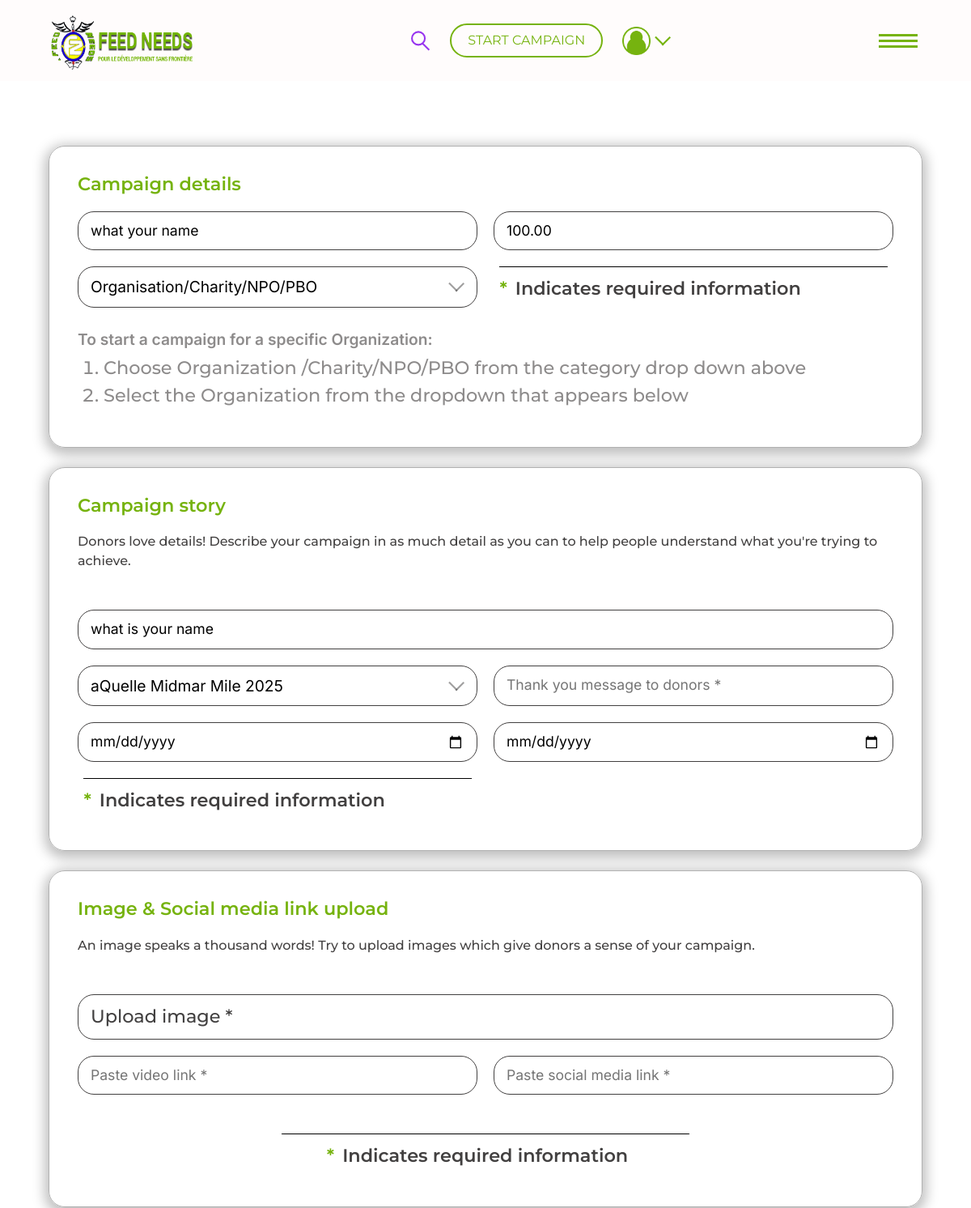
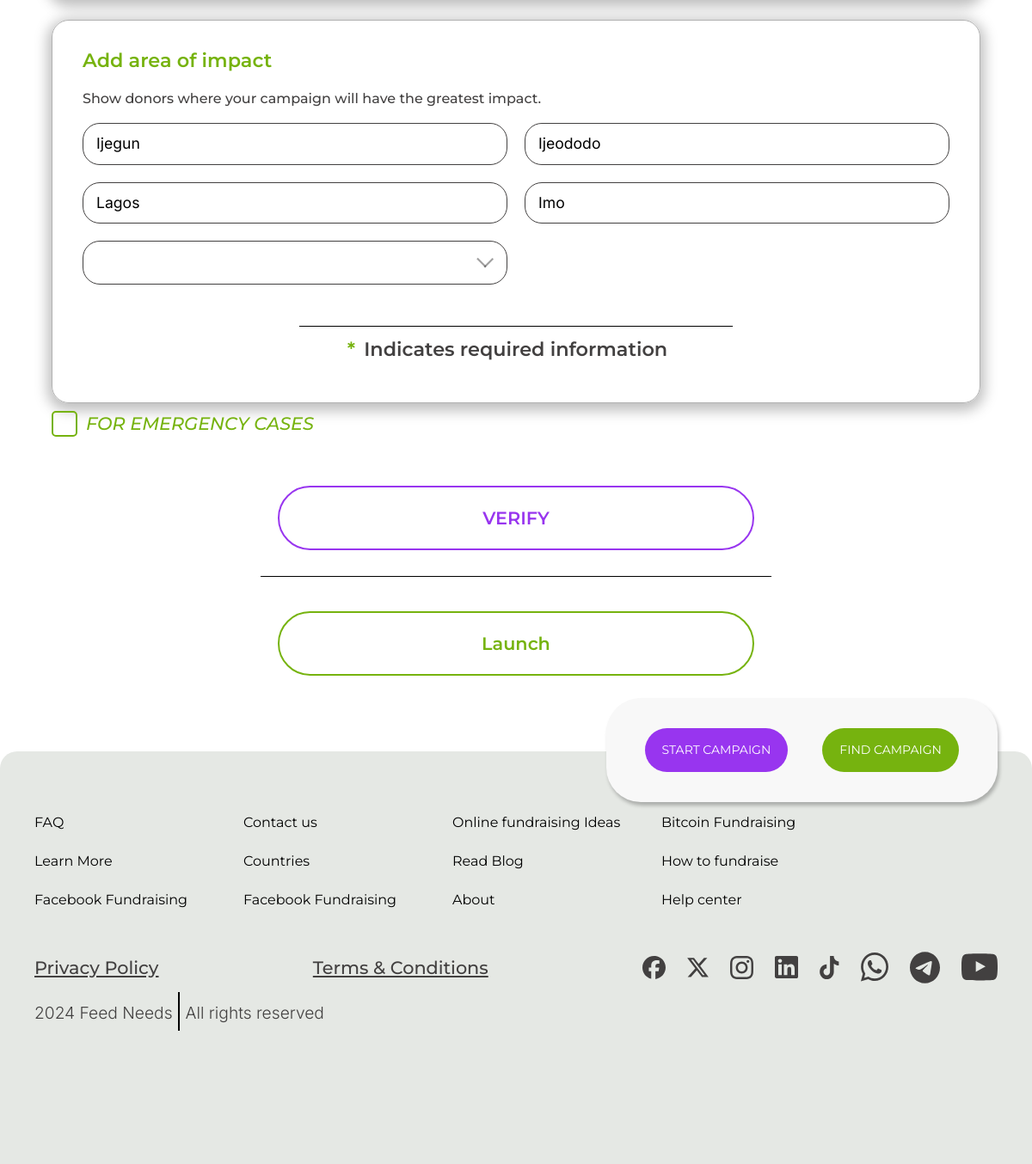
The app's page /edit_campaign/qucAuTS8rL3qRNLHrFoaYeqdb5e1xPkX/ (signed in) with its own data (2 pictures, top to bottom).
### base/models.py (models this page shows, shortened)
class Campaign(models.Model):
    CATEGORY_CHOICES = [
        ('organisation/charity/npo/pbo', 'Organisation/Charity/NPO/PBO'),
        ('in loving memory of', 'In Loving Memory Of'),
        ('fire/drought/disaster/support', 'Fire/Drought/Disaster/Support'),
        ('education & training', 'Education & Training'),
        ('sport', 'sport'),
        ('Social welfare/commnity development/support', 'Social Welfare/Commnity Development/Support'),
        ('youth', 'youth'),
        ('arts & culture', 'Arts & Culture'),
        ('Nature conservation', 'Nature Conservation'),
        ('Animal Welfare/outreach', 'Animal Welfare/Outreach'),
        ('Vehicle', 'Vehicle'),
        ('Home', 'Home'),
        ('Business/App', 'Business/App'),
        ('legal', 'Legal'),
        ('Other', 'Other'),
    ]
    EVENT_CHOICE  = [
        ('aQuelle Midmar Mile 2025', 'aQuelle Midmar Mile 2025'),
        ('Hyrox johannesburg|Season 24/25', 'Hyrox johannesburg|Season 24/25'),
        ('vusa24', 'vusa24'),
        ('Comrades 2024', 'Comrades 2024'),
        ('WESEEYOU EVENT', 'WESEEYOU EVENT'),
        ('AMASHOVA DURBA CLASSIC', 'AMASHOVA DURBA CLASSIC'),
        ('IRONMAN 70.3 -2024', 'IRONMAN 70.3 -2024'),
        ('ANNUAL KIDS CHRISTMAS PARTY', 'ANNUAL KIDS CHRISTMAS PARTY'),
        ('aQuelle Midmar Mile 2025', 'aQuelle Midmar Mile 2025'),
    ]
    SECTOR_CHOICE = [
        ('child welfare','Child Welfare'),
        ('education','Education'),
        ('Community development','Community Development'),
        ('Environmental','Environmental'),
        ('Health','Health'),
        ('medical','Medical'),
    ]
    campaign_name = models.CharField( max_length=50)
    monetary = models.DecimalField( max_digits=15, decimal_places=2)
    category = models.CharField(max_length=100 , choices= CATEGORY_CHOICES)
    story = models.TextField()
    sector = models.CharField(max_length=100, choices=SECTOR_CHOICE, null=True)
    event = models.CharField(max_length=100, choices=EVENT_CHOICE)
    start_date = models.DateTimeField(auto_now_add=True)
    end_date = models.DateTimeField(auto_now_add=True)
    images = models.ImageField(upload_to='images/')
    video_url = models.URLField(max_length=1000 , blank=True)
    social_link  = models.URLField( max_length=1000, blank=True)
    address = models.CharField(max_length=100,null=True)
    address1 = models.CharField(max_length=100)
    city  = models.CharField( max_length=100)
    zipcode = models.CharField( max_length=50)
    state = models.CharField(max_length=50)
    country = CountryField(blank_label='(select country)', null=True, blank=True)
    organization_payment = models.BooleanField(default=False)
    single_payment = models.BooleanField(default=False)
    is_featured = models.BooleanField(default=False)
    user = models.ForeignKey(CustomUser, on_delete=models.CASCADE,blank=True,null=True)
    goal = models.DecimalField(max_digits=10, decimal_places=2,default=0.00)
    token = models.CharField( max_length=32, unique=True, blank=True, default=generate_unique_token)

### base/views.py (the view, shortened to what this page needs)
# urls.py: path('edit_campaign/<str:token>/',edit_campaign,name="edit_campaign"),
@login_required(login_url="login")
def edit_campaign(request,token):
    campaign = get_object_or_404(Campaign, token=token)
    category = Campaign.CATEGORY_CHOICES
    event =Campaign.EVENT_CHOICE
    return render(request, 'edit_campaign.html', {'campaign': campaign, 'countries':countries, 'category':category,
        'event':event,})

### base/templates/edit_campaign.html (shortened to what this page needs)
{% extends "base.html" %}
{% block content %}
			<main class="light-bg-clr pd-down">
                <div class="start-campaign-content-wrapper">
					<form id="editForm" method="post"  enctype="multipart/form-data">
						<div class="start-campaign-item">
							<p class="mac-text-mid highlight-span-clr fw-600">Campaign details</p>
							<div class="acct-form mt-3">
								<input type="text" name="campaign_name" id="" value="{{campaign.campaign_name}}" class="acct-input" placeholder="Campaign name *">
								<input type="text" value="{{campaign.monetary}}" name="monetary" id="" class="acct-input" placeholder="Monetary target *">
								<select class="acct-select" id="" name="category">
                                     {% for kay, value in category %}
									<option value="{{campaign.category}}"> {{value}} </option>
									{% endfor %}
								</select>
								<div class="require-div">
									<p class="flex gp-10 mac-text-mid fw-600">
										<span class="highlight-span-clr">*</span>
										Indicates required information
									</p>
								</div>
							</div>
							<div class="mt-3">
								<p class="headline-text">To start a campaign for a specific Organization:</p>
								<ol class="start-campaign-list">
									<li>
										Choose Organization
										/Charity/NPO/PBO
										from the category drop down above
									</li>
									<li>
										Select the Organization from the
										dropdown that appears below
									</li>
								</ol>
							</div>
						</div>
						<div class="start-campaign-item mt-4">
							<p class="mac-text-mid highlight-span-clr fw-600">Campaign story</p>
							<p class="mt-3 mac-text-sm fw-500">
								Donors love details! Describe your campaign in as much detail as you can to help people
								understand what you're trying to achieve.
							</p>
							<div class="acct-form mt-5">
								<input type="text" value="{{campaign.story}}" name="story" id="" class="acct-input large" placeholder="Tell your story *">
								<select class="acct-select" id="" name ="event">
									{% for kay, value in event %}
								   <option value="{{campaign.event}}" > {{value}} </option>
								   {% endfor %}
							   </select>
								<textarea class="acct-text-area" placeholder="Thank you message to donors *" name="" id=""></textarea>
								<input type="date" value="{{campaign.start_date}}" name="start_date" id="" class="acct-input" placeholder="Start date   |  End date">
								<input type="date" value="{{campaign.end_date}}" name="end_date" id="" class="acct-input" placeholder="Start date   |  End date">
								<div class="require-div">
									<p class="flex gp-10 mac-text-mid fw-600">
										<span class="highlight-span-clr">*</span>
										Indicates required information
									</p>
								</div>
							</div>
						</div>
						<div class="start-campaign-item mt-4">
							<p class="mac-text-mid highlight-span-clr fw-600">Image & Social media link upload</p>
							<p class="mt-3 mac-text-sm fw-500">
							   An image speaks a thousand words! Try to upload images which give donors a sense
								of your campaign.
							</p>
							<div class="acct-form mt-5">
								<div class="acct-input large upload-div pos-rel">
									<label for = "image_upload" class="mac-text-mid">Upload image *</label>
								</div>
								<input type="text" name="video_url" id="" class="acct-input" placeholder="Paste video link *">
								<input type="text" name="social_link" id="" class="acct-input" placeholder="Paste social media link *">
							</div>
							<div class="require-div mt-5 w-50 ">
								<p class="flex justify-content-center gp-10 mac-text-mid fw-600">
									<span class="highlight-span-clr">*</span>
									Indicates required information
								</p>
							</div>
						</div>
						<div>
							<div class="start-campaign-item mt-4">
								<p class="mac-text-mid highlight-span-clr fw-600">Add area of impact</p>
								<p class="mt-3 mac-text-sm fw-500">
									Show donors where your campaign will have the greatest impact.
								</p>
								<div class="acct-form mt-3">
									<input type="text" value="{{campaign.address}}"  name="address" id="" class="acct-input" placeholder="Add address 1 *">
									<input type="text" value="{{campaign.address1}}"  name="address1" id="" class="acct-input" placeholder="Add address 2 *">
									<input type="text" value="{{campaign.city}}"  name="city" id="" class="acct-input" placeholder="City/town *">
									<input type="text" value="{{campaign.state}}"  name="state" id="" class="acct-input" placeholder="State *">
									<select class="acct-select" id="" name = "country">
									</select>
								</div>
								<div class="require-div mt-5 w-50 ">
									<p class="flex justify-content-center gp-10 mac-text-mid fw-600">
										<span class="highlight-span-clr">*</span>
										Indicates required information
									</p>
								</div>
							</div>
							<div class="emergency-cta-div mt-2">
								<label class="terms-label" name = "" for="emergency_case">
									FOR EMERGENCY CASES
									<span class="terms-checkmark"></span>
								</label>
							</div>
						</div>
						<div class="start-campaign-btn-container">
							<a href="#" class=" verify secondary-cta-btn flex-center mt-3">VERIFY</a>
						</div>
						<div class="launch start-campaign-btn-container">
							<a href="#" class="launch secondary-cta-btn flex-center">Launch</a>
						</div>
					</form>
                </div>
			</main>
            {% endblock content %}

### base/static/css/util-text.css (style rules this page uses)
.fw-500 { font-weight: 500!important; }
.fw-600 { font-weight: 600!important; }
.mac-text-large, .mac-text-sm, .mac-text-mid { font-family: var(--montserrat-font); }
.mac-text-mid { font-weight: 500; font-size: 1.4rem; }
.mac-text-sm { font-size: 1rem; font-weight: 300; }

### base/static/css/util-layout.css (style rules this page uses)
.flex { display: flex; align-items: center; }
.flex-center { display: flex; align-items: center; justify-content: center; }
.gp-10 { gap: 10px; }
.w-50 { width: 50%!important; }

### records on screen
Campaign: campaign_name "what your name", monetary "100.00", story "what is your name", address "Ijegun", address1 "Ijeododo", city "Lagos", state "Imo"

### other values on screen
form field category "Organisation/Charity/NPO/PBO"
form field event "aQuelle Midmar Mile 2025"
